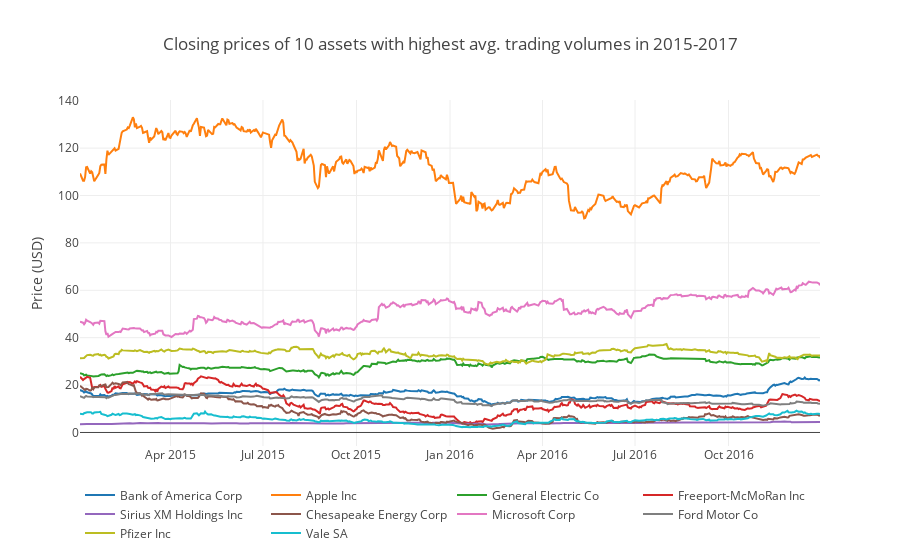

Notebook code cell kept with this figure:
### Code cell
import matplotlib.pyplot as plt
%matplotlib inline


import plotly.offline as py
py.init_notebook_mode(connected=True)
import plotly.graph_objs as go
import plotly.tools as tls

assets=['Bank of America Corp', 'Apple Inc', 'General Electric Co',
                  'Freeport-McMoRan Inc', 'Sirius XM Holdings Inc',
                  'Chesapeake Energy Corp', 'Microsoft Corp', 'Ford Motor Co',
                  'Pfizer Inc', 'Vale SA']
data = []
for asset in assets:#np.random.choice(market_train_df['assetName'].unique(), 10):
    asset_df = market_train_df[(market_train_df['assetName'] == asset)]

    data.append(go.Scatter(
        x = asset_df['time'].dt.strftime(date_format='%Y-%m-%d').values,
        y = asset_df['close'].values,
        name = asset
    ))
layout = go.Layout(dict(title = "Closing prices of 10 assets with highest avg. trading volumes in 2015-2017",
                  yaxis = dict(title = 'Price (USD)'),
                  ),legend=dict(
                orientation="h"))
py.iplot(dict(data=data, layout=layout), filename='basic-line')

### Figure 1 — Plotly figure (JSON) as saved in the notebook; plotly's stock layout.template omitted (floating-point values rounded to 4 significant figures; data arrays with more than 128 entries replaced by an {"elided": "..."} marker saying what was removed)
{"data": [{"name": "Bank of America Corp", "x": {"elided": "504 str values"}, "y": {"elided": "504 float values"}, "type": "scatter", "uid": "aa4037a1-c977-424f-b540-09caa79f3eef"}, {"name": "Apple Inc", "x": {"elided": "504 str values"}, "y": {"elided": "504 float values"}, "type": "scatter", "uid": "fd17cdfa-bfb7-49db-9d84-959f31352ab0"}, {"name": "General Electric Co", "x": {"elided": "504 str values"}, "y": {"elided": "504 float values"}, "type": "scatter", "uid": "c2311011-f2f0-4c3b-8b51-5fda660efb16"}, {"name": "Freeport-McMoRan Inc", "x": {"elided": "504 str values"}, "y": {"elided": "504 float values"}, "type": "scatter", "uid": "7fb28e0e-7c72-4f0f-871c-44cb677a87b5"}, {"name": "Sirius XM Holdings Inc", "x": {"elided": "504 str values"}, "y": {"elided": "504 float values"}, "type": "scatter", "uid": "89acb066-f8b9-4cc3-a139-118f199396a6"}, {"name": "Chesapeake Energy Corp", "x": {"elided": "504 str values"}, "y": {"elided": "504 float values"}, "type": "scatter", "uid": "e2dd6bb3-1b4e-4f07-b98c-2c1686116544"}, {"name": "Microsoft Corp", "x": {"elided": "504 str values"}, "y": {"elided": "504 float values"}, "type": "scatter", "uid": "989b42e1-c95c-43f8-adb5-da6a4cd5b664"}, {"name": "Ford Motor Co", "x": {"elided": "504 str values"}, "y": {"elided": "504 float values"}, "type": "scatter", "uid": "16a0d3c3-c39f-41fc-aaeb-1806e8cbf3bd"}, {"name": "Pfizer Inc", "x": {"elided": "504 str values"}, "y": {"elided": "504 float values"}, "type": "scatter", "uid": "3823633d-cd09-4edc-b172-4c06916173af"}, {"name": "Vale SA", "x": {"elided": "504 str values"}, "y": {"elided": "504 float values"}, "type": "scatter", "uid": "8d586d1f-7885-48a6-8010-f86791f145bd"}], "layout": {"legend": {"orientation": "h"}, "title": "Closing prices of 10 assets with highest avg. trading volumes in 2015-2017", "yaxis": {"title": "Price (USD)"}}}
